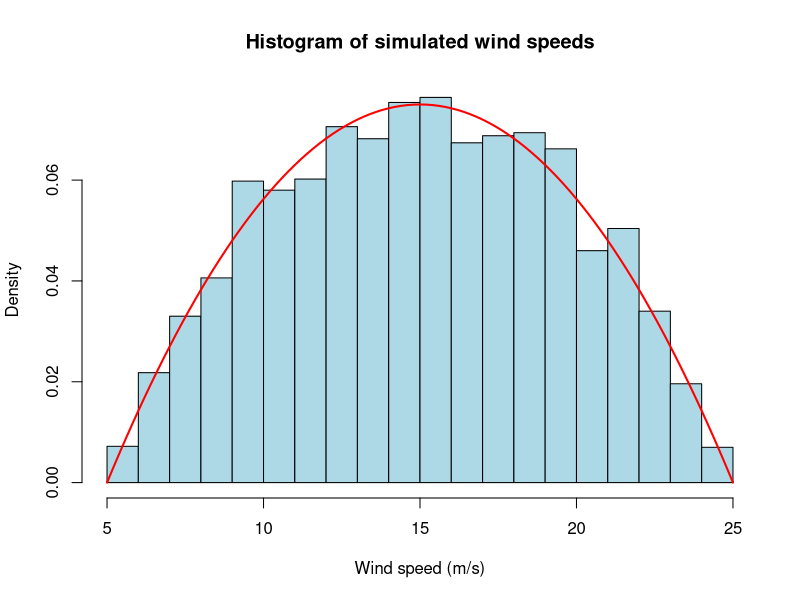
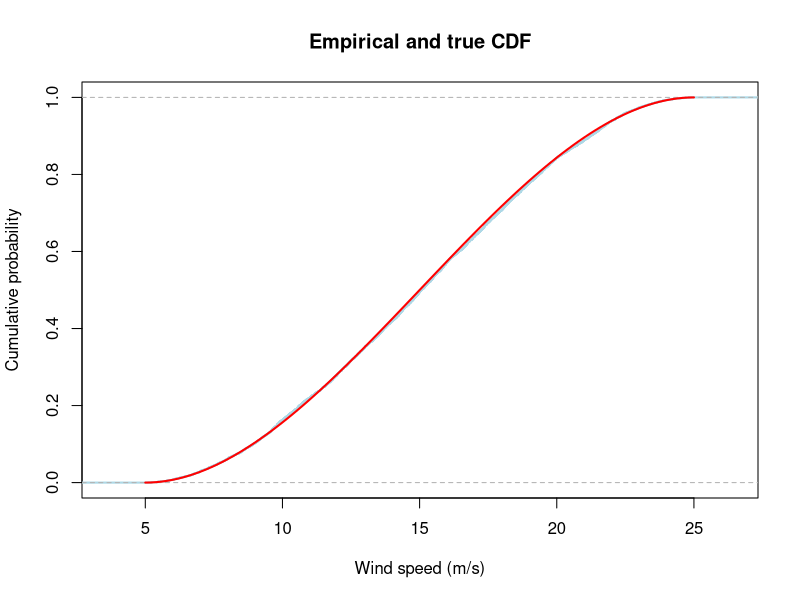

These charts were generated, in order, by the following R code:
## ---- chunk 1
rm(list = ls())

knitr::opts_chunk$set(
  echo = TRUE,
  warning = FALSE,
  message = FALSE
)
## ---- chunk 2
a <- 5
n <- 5000

F <- function(x, a) {(3 / 4000) * (10 * (x - a)^2 - (x - a)^3 / 3)}

F_inv <- function(p, a) {
  uniroot(
    function(x) F(x, a) - p,
    lower = a,
    upper = a + 20
  )$root
}

set.seed(42)

u <- runif(n)

wind_speed <- sapply(u, F_inv, a = a)

## ---- chunk 3
hist(
  wind_speed,
  breaks = "Scott",
  probability = TRUE,
  col = "lightblue",
  main = "Histogram of simulated wind speeds",
  xlab = "Wind speed (m/s)"
)

curve(
  (3 / 4000) * (x - 5) * (25 - x),
  from = 5,
  to = 25,
  add = TRUE,
  col = "red",
  lwd = 2
)
## ---- chunk 4
plot(
  ecdf(wind_speed),
  main = "Empirical and true CDF",
  xlab = "Wind speed (m/s)",
  ylab = "Cumulative probability",
  col = "lightblue",
  lwd = 2
)

curve(
  (3 / 4000) * (10 * (x - 5)^2 - (x - 5)^3 / 3),
  from = 5,
  to = 25,
  add = TRUE,
  col = "red",
  lwd = 2
)
